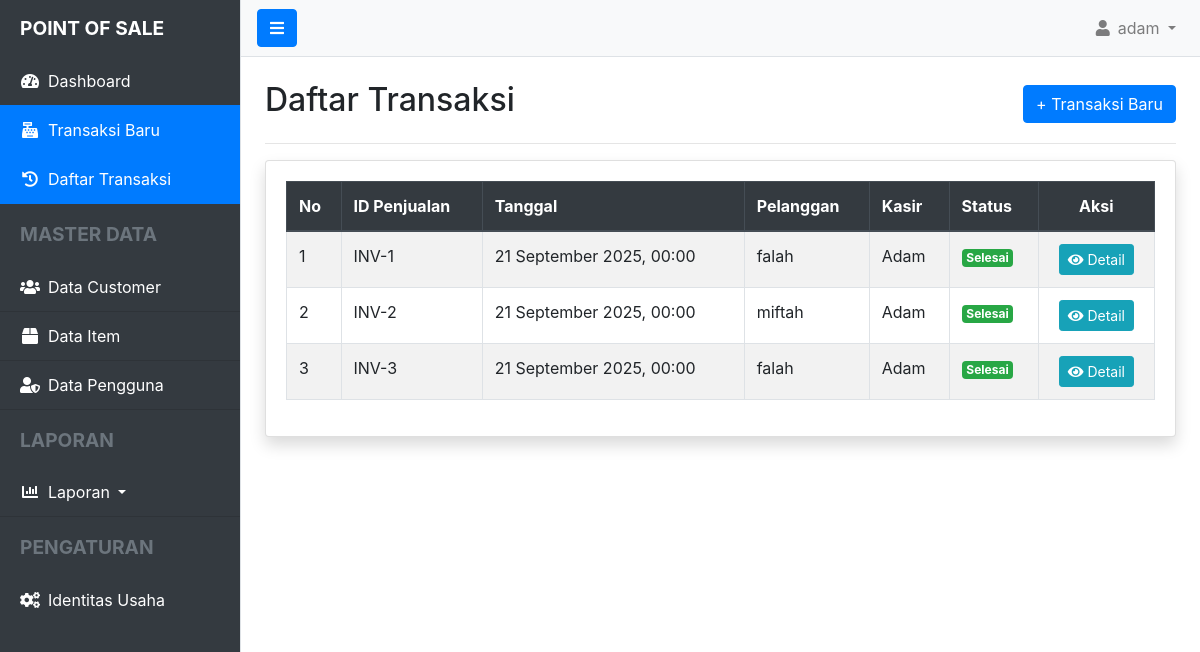
The app's page /index.php?controller=sales&action=index (signed in) with its own data.
### tables this page shows
CREATE TABLE `sales` (
  `id_sales` bigint UNSIGNED NOT NULL,
  `id_customer` bigint UNSIGNED NOT NULL,
  `id_user` bigint UNSIGNED NOT NULL,
  `tgl_sales` datetime NOT NULL DEFAULT CURRENT_TIMESTAMP,
  `status` varchar(50) NOT NULL
);

CREATE TABLE `customers` (
  `id_customer` bigint UNSIGNED NOT NULL,
  `nama_customer` varchar(255) NOT NULL,
  `alamat` text,
  `telp` varchar(20) DEFAULT NULL,
  `email` varchar(255) DEFAULT NULL
);

CREATE TABLE `users` (
  `id_user` bigint UNSIGNED NOT NULL,
  `nama_user` varchar(255) NOT NULL,
  `username` varchar(255) NOT NULL,
  `password` varchar(255) NOT NULL,
  `id_level` bigint UNSIGNED NOT NULL
);

### app/controllers/SalesController.php (called while the page is built, shortened)
<?php
require_once __DIR__ . '../../models/SalesModel.php';
class SalesController {
    public function index() {
        $sales = SalesModel::all();
        require __DIR__ . '/../views/layout/header.php';
        require __DIR__ . '/../views/layout/sidebar.php';
        require __DIR__ . '/../views/sales/index.php';
        require __DIR__ . '/../views/layout/footer.php';
    }
}

### index.php (called while the page is built, shortened)
<?php
require_once __DIR__ . '/routes.php';

### app/models/SalesModel.php (called while the page is built, shortened)
<?php
class SalesModel {
  public static function all() {
        $db = Database::getInstance();
        $query = "SELECT s.*, c.nama_customer, u.nama_user
                  FROM sales s
                  JOIN customers c ON s.id_customer = c.id_customer
                  JOIN users u ON s.id_user = u.id_user
                  ORDER BY s.tgl_sales DESC";
        return $db->query($query)->fetchAll();
    }
}

### app/views/sales/index.php (the view)
<div class="d-flex justify-content-between align-items-center mb-3">
    <h2>Daftar Transaksi</h2>
    <a href="index.php?controller=sales&action=create" class="btn btn-primary">
        + Transaksi Baru
    </a>
</div>
<hr>
<div class="card shadow">
    <div class="card-body">
        <div class="table-responsive">
            <table class="table table-bordered table-striped">
                <thead class="thead-dark">
                    <tr>
                        <th>No</th>
                        <th>ID Penjualan</th>
                        <th>Tanggal</th>
                        <th>Pelanggan</th>
                        <th>Kasir</th>
                        <th>Status</th>
                        <th class="text-center">Aksi</th>
                    </tr>
                </thead>
                <tbody>
                    <?php if (!empty($sales)): ?>
                        <?php $no = 1; ?>
                        <?php foreach ($sales as $sale): ?>
                            <tr>
                                <td><?= $no++; ?></td>
                                <td>INV-<?= htmlspecialchars($sale['id_sales']); ?></td>
                                <td><?= date("d F Y, H:i", strtotime($sale['tgl_sales'])); ?></td>
                                <td><?= htmlspecialchars($sale['nama_customer']); ?></td>
                                <td><?= htmlspecialchars($sale['nama_user']); ?></td>
                                <td><span class="badge badge-success"><?= htmlspecialchars($sale['status']); ?></span></td>
                                <td class="text-center">
                                    <a href="index.php?controller=sales&action=detail&id=<?= $sale['id_sales']; ?>" class="btn btn-info btn-sm">
                                        <i class="fas fa-eye"></i> Detail
                                    </a>
                                </td>
                            </tr>
                        <?php endforeach; ?>
                    <?php else: ?>
                        <tr>
                            <td colspan="7" class="text-center">Belum ada riwayat transaksi.</td>
                        </tr>
                    <?php endif; ?>
                </tbody>
            </table>
        </div>
    </div>
</div>

### app/views/layout/header.php (style rules this page uses)
body { overflow-x: hidden; }

### records on screen
sales: id_sales "1", tgl_sales "21 September 2025, 00:00", id_customer.nama_customer "falah", id_user.nama_user "Adam", status "Selesai"
sales: id_sales "2", tgl_sales "21 September 2025, 00:00", id_customer.nama_customer "miftah", id_user.nama_user "Adam", status "Selesai"
sales: id_sales "3", tgl_sales "21 September 2025, 00:00", id_customer.nama_customer "falah", id_user.nama_user "Adam", status "Selesai"

### other values on screen
$_SESSION['username'] "adam"
